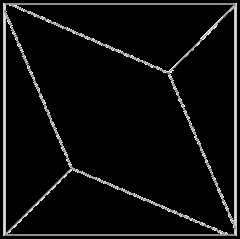
#> input picture wp-admin/img/0.45.png, 240 x 239 px
$ python vectorize-img-02.py   (Python 2 division)   (older library calls are emulated)
#> lines starting #> are read from the running program, lines starting #| are printed output that depends on the picture; after the words box and inside, x2 and y2 are one past the last pixel; in counts of white or black regions, pixels touching at a corner belong together
import cv2
import numpy as np
import matplotlib.pyplot as plt

import json
from skimage.measure import approximate_polygon

name_file_tile = "0.45.png"
file_tile = "../../wp-admin/img/" + name_file_tile

img = cv2.imread(file_tile)
#> img is the input picture: shape (239, 240, 3); mean B, G, R 14.6, 14.6, 14.6

#gimg = color.colorconv.rgb2grey(fimg)
imgray = cv2.cvtColor(img, cv2.COLOR_RGB2GRAY)
ret, thresh = cv2.threshold(imgray, 127, 255, 0)
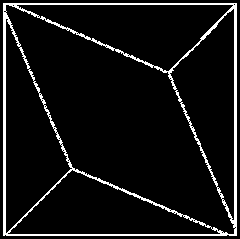
#> thresh: shape (239, 240); 7.6% white in thin lines or dots
#im2, contours, hierarchy = cv2.findContours(thresh, cv2.RETR_TREE, cv2.CHAIN_APPROX_NONE)
img2, contours_temp, hierarchy = cv2.findContours(thresh, cv2.RETR_TREE, cv2.CHAIN_APPROX_SIMPLE)
#> contours_temp = 38 contours, 32 with area under 20; largest, box (x1, y1, x2, y2) and area: (3, 3, 237, 236) 54053, (5, 4, 236, 235) 22529, (16, 4, 234, 72) 7486, (5, 18, 73, 234) 7198, (7, 169, 221, 235) 7095, (169, 8, 235, 221) 7074
contours = [cv2.approxPolyDP(cnt, 10, True) for cnt in contours_temp]
#> contours = 38 contours, 32 with area under 20; largest, box (x1, y1, x2, y2) and area: (3, 3, 237, 236) 54056, (5, 5, 235, 234) 21824, (16, 5, 234, 72) 7161, (6, 18, 73, 234) 7062, (7, 169, 221, 234) 6816, (169, 8, 234, 221) 6752


data = {}
data['shape'] = []
id_poly = 1
print "init()"
for contour in enumerate(contours):
	# [4 lines of commented-out code are left out]
	print contour
	s = ""
	area = 0.0
	points = [];
	data['shape'].append({'_id': id_poly, 'points': points, 'area':abs(area) })
	id_poly = id_poly + 1
#> this loop made 38 passes
#> contour on passes 1 to 12: (0, [[3, 3], [3, 235], [236, 235], [236, 3]]), (1, [[221, 232]]), (2, [[234, 227]]), (3, [[193, 220]]), (4, [[183, 216]]), (5, [[173, 212]]), (6, [[169, 210]]), (7, [[224, 204]]), (8, [[222, 200]]), (9, [[219, 194]]), (10, [[217, 188]]), (11, [[7, 233], [72, 169], [220, 233]])
#| (0, array([[[  3,   3]],
#|        [[  3, 235]],
#|        [[236, 235]],
#|        [[236,   3]]], dtype=int32))
#| (1, array([[[221, 232]]], dtype=int32))
#| (2, array([[[234, 227]]], dtype=int32))
#| (3, array([[[193, 220]]], dtype=int32))
#| (4, array([[[183, 216]]], dtype=int32))
#| (5, array([[[173, 212]]], dtype=int32))
#| (6, array([[[169, 210]]], dtype=int32))
#> (further printed lines are left out)
#> after the loop, id_poly = 39

print("number of edge [", str(id_poly),"]")
#| ('number of edge [', '39', ']')
file = '../../wp-admin/data/simulator_tile/' + name_file_tile + '.json'
print "file_json:", file
# [12 lines of commented-out code are left out]
print "Pre"
cv2.waitKey(0)
print "Finish"
# [11 lines of commented-out code are left out]

$ run again, with wp-admin/img/lineasndes-1.png copied over wp-admin/img/0.45.png
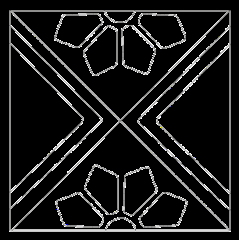
#> input picture wp-admin/img/lineasndes-1.png, 239 x 240 px
#> img is the input picture: shape (240, 239, 3); mean B, G, R 26.8, 26.8, 26.8
#> `ret, thresh = cv2.threshold(imgray, 127, 255, 0)`:
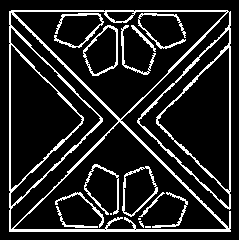
#> thresh: shape (240, 239); 14.2% white in thin lines or dots, all inside (x1, y1, x2, y2) = (9, 10, 231, 232)
#> contours_temp = 39 contours, 17 with area under 20; largest, box (x1, y1, x2, y2) and area: (9, 10, 231, 232) 45788, (13, 121, 227, 230) 11436, (13, 11, 227, 120) 11360, (10, 44, 83, 190) 5378, (157, 47, 230, 191) 5372
#> contours = 39 contours, 20 with area under 20; largest, box (x1, y1, x2, y2) and area: (9, 11, 231, 232) 45748, (13, 121, 227, 230) 11482, (13, 12, 227, 120) 11396, (11, 44, 83, 190) 5148, (157, 47, 229, 191) 5076
#> the loop `for contour in enumerate(contours): #coords = approximate_polygon(cont..` made 39 passes
#> (printed output is left out)
#> after the loop `for contour in enumerate(contours):`: id_poly = 40
#| ('number of edge [', '40', ']')
